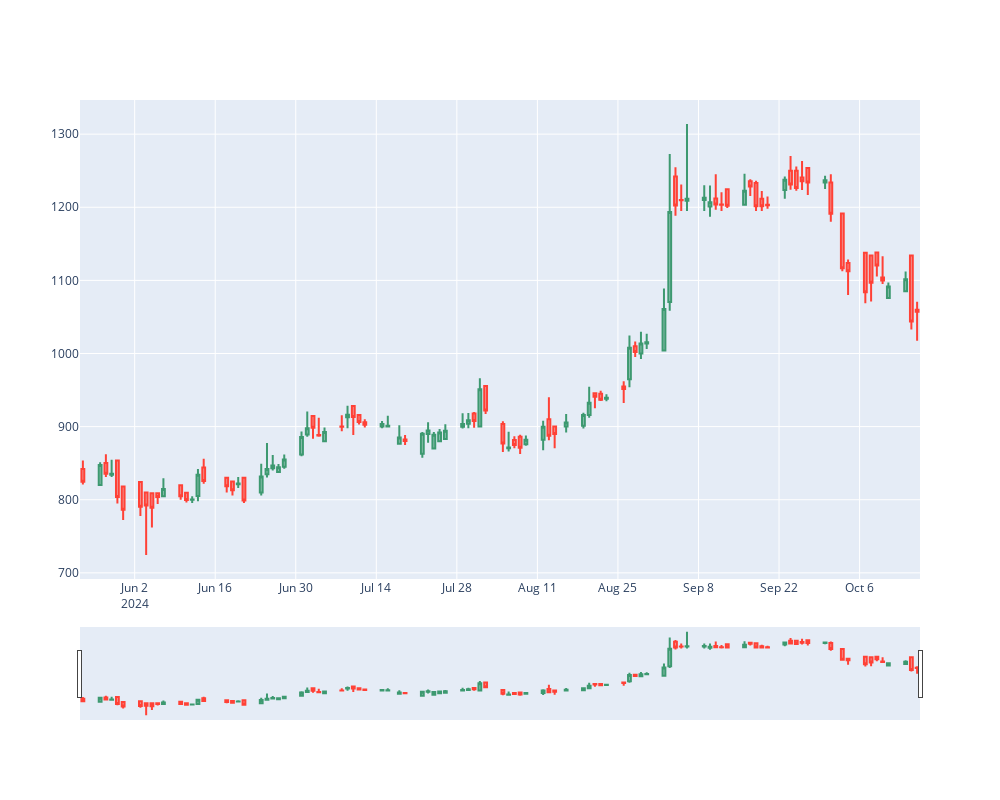

The notebook cell this image was saved under:
### Code cell
client.plot_chart(symbol="GODREJIND.BSE")
